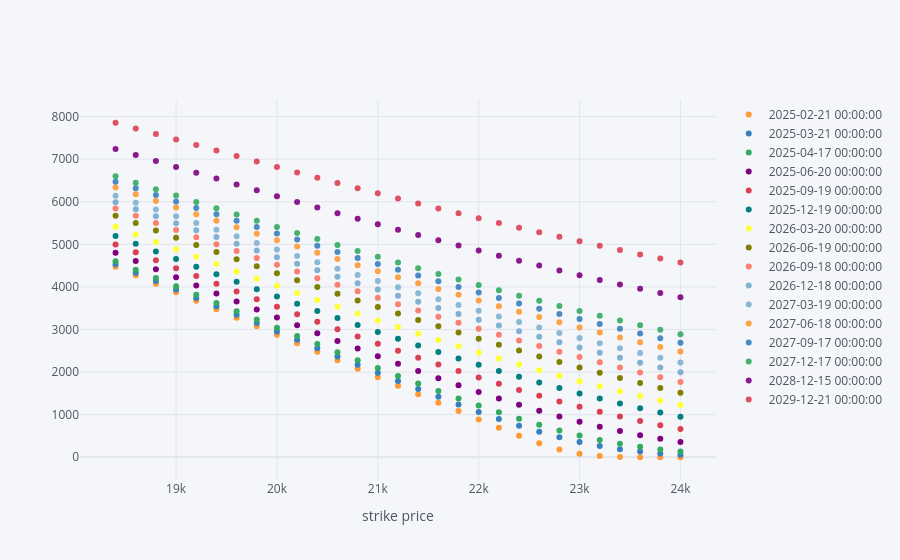

Write notebook code for a chart like this one.
### Code cell
calls = dax[dax['PUTCALLIND'] == 'CALL']
calls_close, calls_vols = pd.DataFrame(), pd.DataFrame()
for expiry in dax['EXPIR_DATE']:
    sub_set = calls[calls['EXPIR_DATE'] == expiry]
    calls_close[expiry] = sub_set.set_index('STRIKE_PRC')['CF_CLOSE']
    calls_vols[expiry] = sub_set.set_index('STRIKE_PRC')['IMP_VOLT']

calls_close.replace('', pd.NA).dropna().iplot(
    mode='markers',
    size=6,
    xTitle='strike price')
